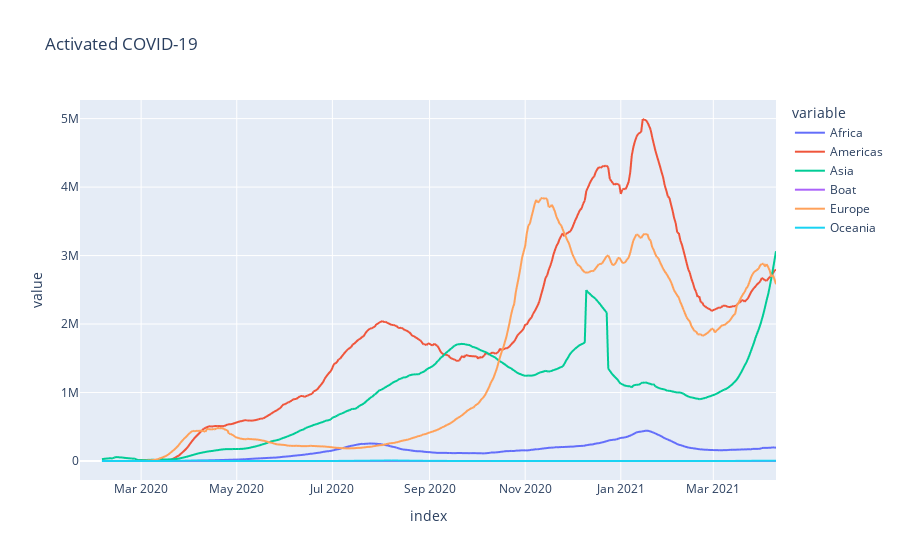

Here is the notebook cell this chart was saved with:
### Code cell
px.line(covid_19.diff().rolling(window=14).sum(), y=covid_19.columns, title='Activated COVID-19')

### Figure 1 — Plotly figure (JSON) as saved in the notebook; plotly's stock layout.template omitted (floating-point values rounded to 4 significant figures; data arrays with more than 128 entries replaced by an {"elided": "..."} marker saying what was removed)
{"data": [{"hovertemplate": "variable=Africa<br>index=%{x}<br>value=%{y}<extra></extra>", "legendgroup": "Africa", "line": {"color": "#636efa", "dash": "solid"}, "marker": {"symbol": "circle"}, "mode": "lines", "name": "Africa", "showlegend": true, "type": "scattergl", "x": {"elided": "445 str values"}, "xaxis": "x", "y": {"elided": "445 int values"}, "yaxis": "y"}, {"hovertemplate": "variable=Americas<br>index=%{x}<br>value=%{y}<extra></extra>", "legendgroup": "Americas", "line": {"color": "#EF553B", "dash": "solid"}, "marker": {"symbol": "circle"}, "mode": "lines", "name": "Americas", "showlegend": true, "type": "scattergl", "x": {"elided": "445 str values"}, "xaxis": "x", "y": {"elided": "445 int values"}, "yaxis": "y"}, {"hovertemplate": "variable=Asia<br>index=%{x}<br>value=%{y}<extra></extra>", "legendgroup": "Asia", "line": {"color": "#00cc96", "dash": "solid"}, "marker": {"symbol": "circle"}, "mode": "lines", "name": "Asia", "showlegend": true, "type": "scattergl", "x": {"elided": "445 str values"}, "xaxis": "x", "y": {"elided": "445 int values"}, "yaxis": "y"}, {"hovertemplate": "variable=Boat<br>index=%{x}<br>value=%{y}<extra></extra>", "legendgroup": "Boat", "line": {"color": "#ab63fa", "dash": "solid"}, "marker": {"symbol": "circle"}, "mode": "lines", "name": "Boat", "showlegend": true, "type": "scattergl", "x": {"elided": "445 str values"}, "xaxis": "x", "y": {"elided": "445 int values"}, "yaxis": "y"}, {"hovertemplate": "variable=Europe<br>index=%{x}<br>value=%{y}<extra></extra>", "legendgroup": "Europe", "line": {"color": "#FFA15A", "dash": "solid"}, "marker": {"symbol": "circle"}, "mode": "lines", "name": "Europe", "showlegend": true, "type": "scattergl", "x": {"elided": "445 str values"}, "xaxis": "x", "y": {"elided": "445 int values"}, "yaxis": "y"}, {"hovertemplate": "variable=Oceania<br>index=%{x}<br>value=%{y}<extra></extra>", "legendgroup": "Oceania", "line": {"color": "#19d3f3", "dash": "solid"}, "marker": {"symbol": "circle"}, "mode": "lines", "name": "Oceania", "showlegend": true, "type": "scattergl", "x": {"elided": "445 str values"}, "xaxis": "x", "y": {"elided": "445 int values"}, "yaxis": "y"}], "layout": {"legend": {"title": {"text": "variable"}, "tracegroupgap": 0}, "title": {"text": "Activated COVID-19"}, "xaxis": {"anchor": "y", "domain": [0, 1], "title": {"text": "index"}}, "yaxis": {"anchor": "x", "domain": [0, 1], "title": {"text": "value"}}}}
